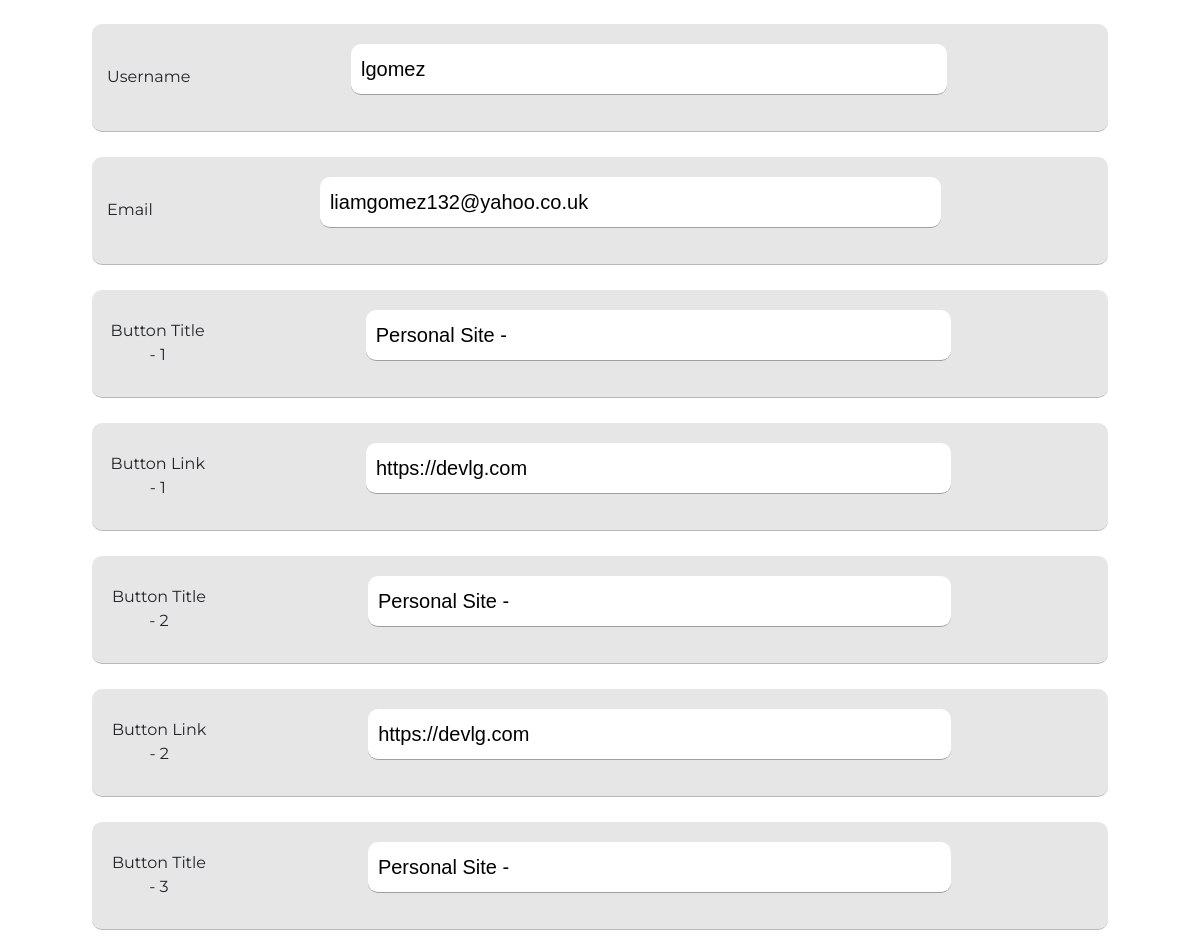
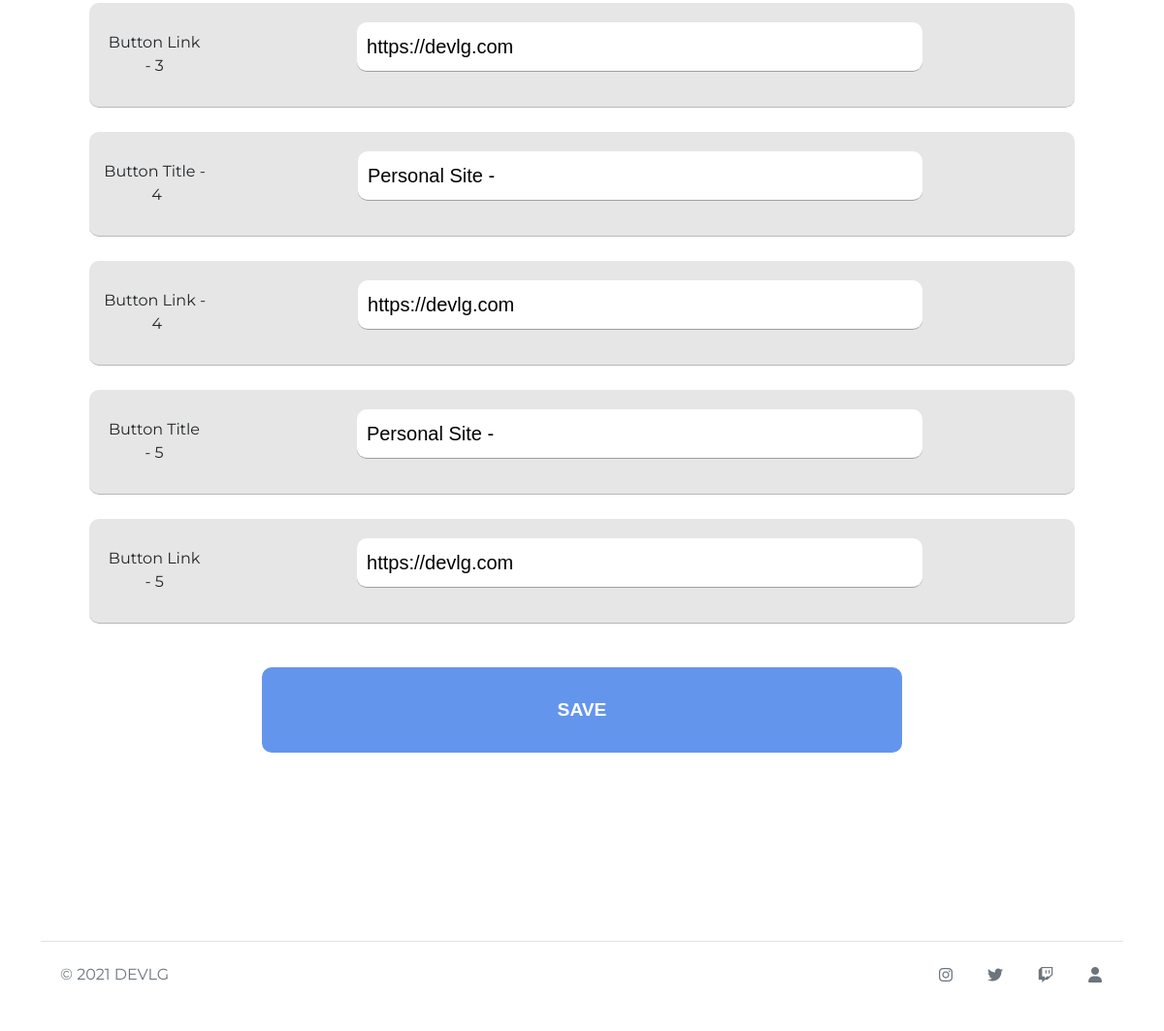
The app's page /user/edit/ (signed in, lower part), older data (2 pictures, top to bottom).
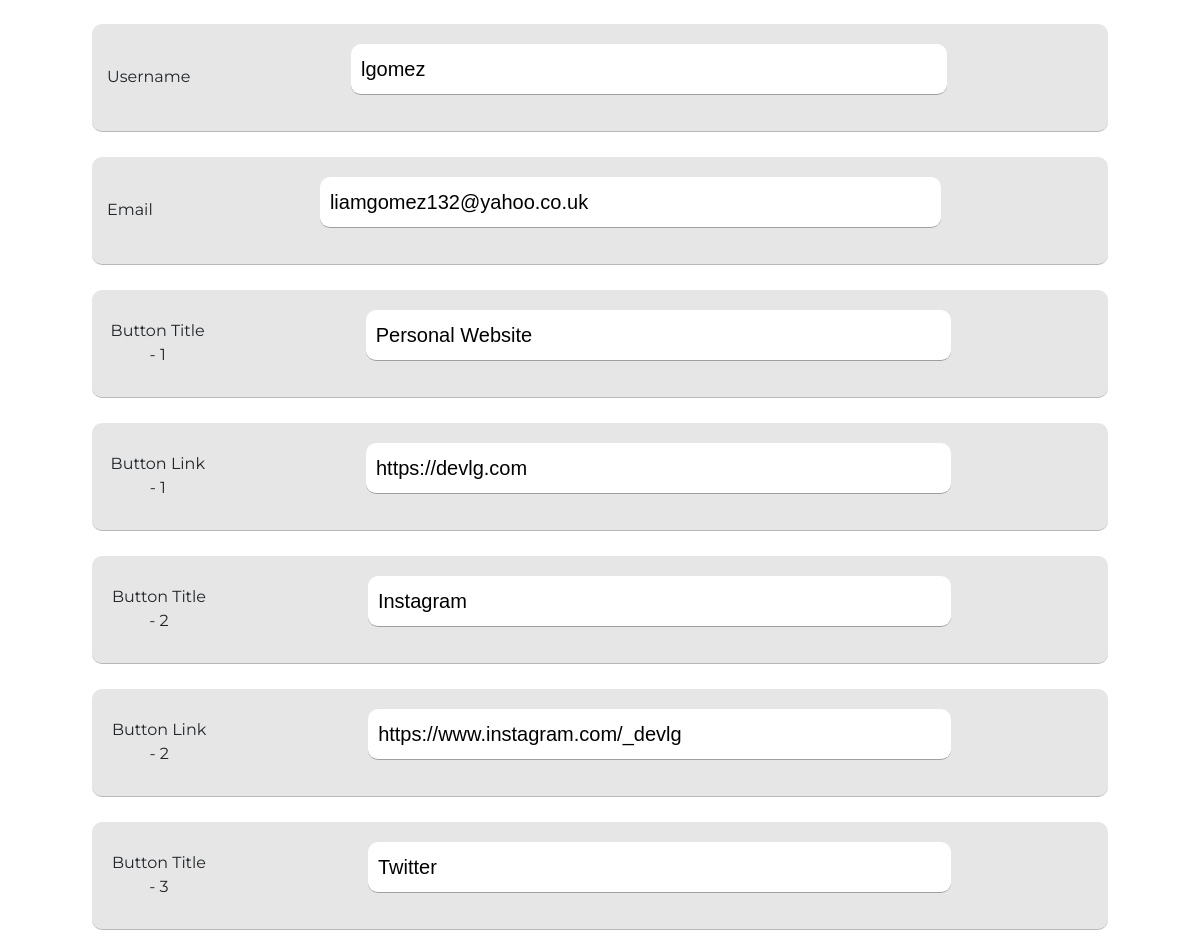
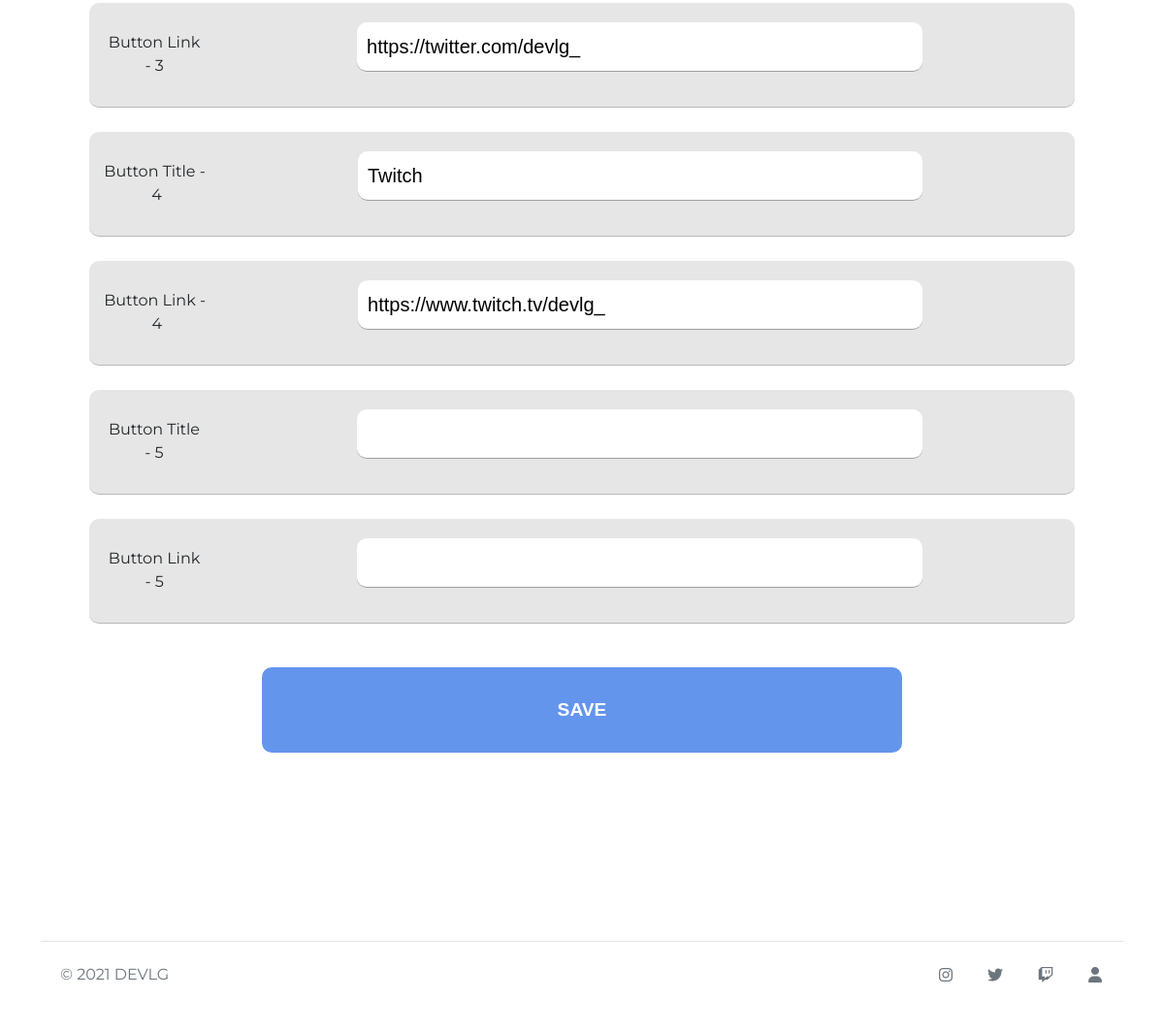
The same page, newer data (2 pictures, top to bottom).
### users/models.py (models this page shows, shortened)
class Profile(models.Model):
    user = models.OneToOneField(User, on_delete=models.CASCADE, null=True, blank=True)
    firstName = models.CharField(max_length=200, blank=False, null=False)
    lastName = models.CharField(max_length=200, blank=False, null=False)
    email = models.EmailField(max_length=500, blank=False, null=False)
    username = models.CharField(max_length=200, blank=True, null=True, unique=True)
    userStatus = models.CharField(max_length=200, blank=True, null=True, default='New user')
    profileImage = models.ImageField(blank=True, null=True, upload_to='images/user/', default='images/user/user-default.png')
    socialTitle1 = models.CharField(max_length=200, blank=True, null=True)
    socialLink1 = models.URLField(max_length=200, blank=True, null=True)
    socialTitle2 = models.CharField(max_length=200, blank=True, null=True)
    socialLink2 = models.URLField(max_length=200, blank=True, null=True)
    socialTitle3 = models.CharField(max_length=200, blank=True, null=True)
    socialLink3 = models.URLField(max_length=200, blank=True, null=True)
    socialTitle4 = models.CharField(max_length=200, blank=True, null=True)
    socialLink4 = models.URLField(max_length=200, blank=True, null=True)
    socialTitle5 = models.CharField(max_length=200, blank=True, null=True)
    socialLink5 = models.URLField(max_length=200, blank=True, null=True)
    isOwner = models.BooleanField(default=False)
    isDonator = models.BooleanField(default=False)
    isSuperDonator = models.BooleanField(default=False)
    isAdmin = models.BooleanField(default=False)
    isNewUser = models.BooleanField(default=True)
    created = models.DateTimeField(auto_now_add=True)
    id = models.UUIDField(default=uuid.uuid4, unique=True, primary_key=True, editable=False)

### users/views.py (the view)
# urls.py: path('user/edit/', views.updateProfile, name='edit-profile'),
@login_required(login_url='login')
def updateProfile(request):
    profile = request.user.profile
    form = ProfileForm(instance=profile)
    if request.method == 'POST':
        form = ProfileForm(request.POST, request.FILES, instance=profile)
        if form.is_valid():
            form.save()
            return redirect('landing-page')
    context = {'form': form, 'profile': profile}
    return render(request, 'users/user-edit.html', context)

### users/forms.py
class ProfileForm(ModelForm):
    class Meta:
        model = Profile
        fields = ['profileImage','firstName','lastName','username', 'email', 'socialTitle1', 'socialLink1',
        'socialTitle2', 'socialLink2', 'socialTitle3', 'socialLink3',
        'socialTitle4', 'socialLink4', 'socialTitle5', 'socialLink5']
        labels = {
            'profileImage':'Profile Image',
            'userStatus':'User Quote',
            'firstName':'First Name',
            'lastName':'Last Name',
            'socialTitle1':'Button Title - 1',
            'socialTitle2':'Button Title - 2',
            'socialTitle3':'Button Title - 3',
            'socialTitle4':'Button Title - 4',
            'socialTitle5':'Button Title - 5',
            'socialLink1':'Button Link - 1',
            'socialLink2':'Button Link - 2',
            'socialLink3':'Button Link - 3',
            'socialLink4':'Button Link - 4',
            'socialLink5':'Button Link - 5',
        }
    def __init__(self,*args,**kwargs):
        super(ProfileForm, self).__init__(*args, **kwargs)
        for name, field in self.fields.items():
            field.widget.attrs.update({'class':'input'})

### users/templates/users/user-edit.html (shortened to what this page needs)
{% extends 'bootstrap-main.html' %}
{% load static %}
{% block content %}
<body onload="removeOldP(); insertNewImg()">
<div class="container">
        <form method="POST" class="form" enctype="multipart/form-data"
          {% for i in form%}
          <div id="dividerEntry{{ forloop.counter }}" class="form-group d-flex formSpacer">
              <label class="form_label d-flex align-self-center" style="max-width: 30%; margin-left: 15px;" for="formInput#text">{{i.label}}</label>
              <p id="inputField{{ forloop.counter }}">{{i}}</p>
            </div>
          {% endfor %}
          <div class="auth__actions">
            <input class="btn-mainSignup" type="submit" value="Save" />
          </div>
        </form>
</div>
<div class="spacer-half"></div>
{% endblock %}

Row changes from the older to the newer data that the page shows:
changed Profile "lgomez": socialTitle1 "Personal Site -" → "Personal Website"; socialTitle2 "Personal Site -" → "Instagram"; socialLink2 "https://devlg.com" → "https://www.instagram.com/_devlg"; socialTitle3 "Personal Site -" → "Twitter"; socialLink3 "https://devlg.com" → "https://twitter.com/devlg_"; socialTitle4 "Personal Site -" → "Twitch"; socialLink4 "https://devlg.com" → "https://www.twitch.tv/devlg_"; socialTitle5 "Personal Site -" → (not shown); socialLink5 "https://devlg.com" → (not shown)
